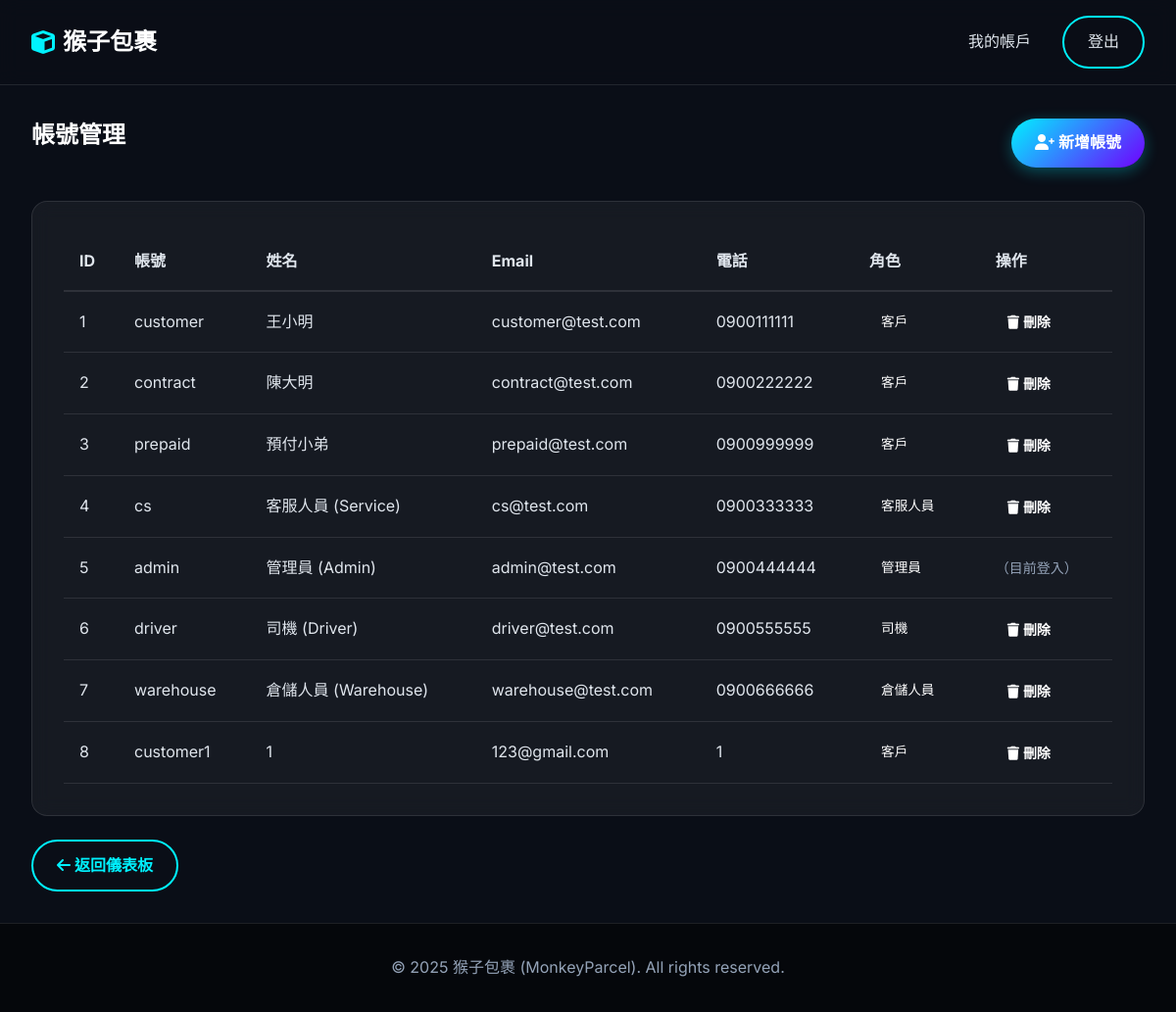
Page /admin/users (signed in) on the earlier database version.
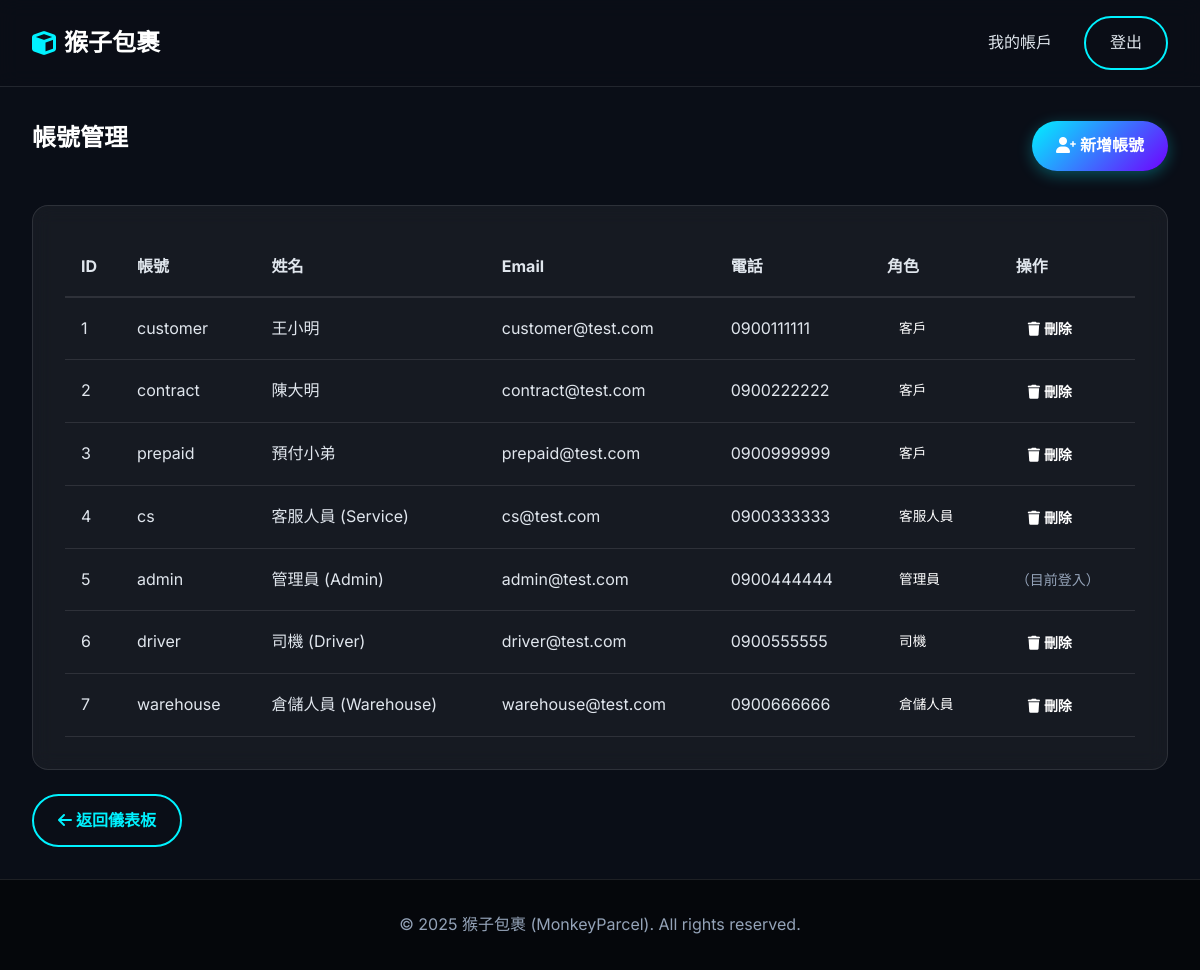
Same page on the later database version.
### app/models.py (models this page shows, shortened)
class User(Base):
    __tablename__ = 'users'
    id: Mapped[int] = mapped_column(primary_key=True)
    username: Mapped[str] = mapped_column(String(50), unique=True, nullable=False)
    password_hash: Mapped[str] = mapped_column(String(128), nullable=False)
    full_name: Mapped[str] = mapped_column(String(100), nullable=False)
    email: Mapped[str] = mapped_column(String(120), unique=True, nullable=False)
    phone: Mapped[str] = mapped_column(String(20), nullable=False)
    address: Mapped[str] = mapped_column(String(200), nullable=True)
    role: Mapped[UserRole] = mapped_column(Enum(UserRole), default=UserRole.CUSTOMER)
    type: Mapped[str] = mapped_column(String(50))
    __mapper_args__ = {
        'polymorphic_identity': 'user',
        'polymorphic_on': type
    }

class Customer(User):
    __tablename__ = 'customers'
    id: Mapped[int] = mapped_column(ForeignKey('users.id'), primary_key=True)
    customer_type: Mapped[CustomerType] = mapped_column(Enum(CustomerType), default=CustomerType.NON_CONTRACT)
    billing_preference: Mapped[PaymentMethod] = mapped_column(Enum(PaymentMethod), default=PaymentMethod.CASH)
    balance: Mapped[float] = mapped_column(Float, default=0.0) # 僅適用於預付型客戶
    prepaid_by: Mapped[Optional[str]] = mapped_column(String(100), nullable=True) # 預付方名稱 (例如: 台灣積體電路股份有限公司)
    packages: Mapped[List["Package"]] = relationship("Package", back_populates="sender")
    bills: Mapped[List["Bill"]] = relationship("Bill", back_populates="customer")
    __mapper_args__ = {
        'polymorphic_identity': 'customer',
    }

class User(Base):
    __tablename__ = 'users'
    id: Mapped[int] = mapped_column(primary_key=True)
    username: Mapped[str] = mapped_column(String(50), unique=True, nullable=False)
    password_hash: Mapped[str] = mapped_column(String(128), nullable=False)
    full_name: Mapped[str] = mapped_column(String(100), nullable=False)
    email: Mapped[str] = mapped_column(String(120), unique=True, nullable=False)
    phone: Mapped[str] = mapped_column(String(20), nullable=False)
    address: Mapped[str] = mapped_column(String(200), nullable=True)
    role: Mapped[UserRole] = mapped_column(Enum(UserRole), default=UserRole.CUSTOMER)
    type: Mapped[str] = mapped_column(String(50))
    __mapper_args__ = {
        'polymorphic_identity': 'user',
        'polymorphic_on': type
    }

class Employee(User):
    __tablename__ = 'employees'
    id: Mapped[int] = mapped_column(ForeignKey('users.id'), primary_key=True)
    department: Mapped[str] = mapped_column(String(50), nullable=True)
    __mapper_args__ = {
        'polymorphic_identity': 'employee',
    }

class Driver(Employee):
    __tablename__ = 'drivers'
    id: Mapped[int] = mapped_column(ForeignKey('employees.id'), primary_key=True)
    vehicle_id: Mapped[str] = mapped_column(String(50), nullable=True)  # 運輸載具識別碼 (貨車車牌)
    __mapper_args__ = {
        'polymorphic_identity': 'driver',
    }

class WarehouseStaff(Employee):
    __tablename__ = 'warehouse_staff'
    id: Mapped[int] = mapped_column(ForeignKey('employees.id'), primary_key=True)
    warehouse_location_id: Mapped[str] = mapped_column(String(50), nullable=True) # 隸屬的倉庫編號
    __mapper_args__ = {
        'polymorphic_identity': 'warehouse_staff',
    }

### app/routes.py (the view)
@main.route('/admin/users')
@login_required
def admin_users():
    if session.get('user_role') != 'admin':
        return "Unauthorized", 403
    users = services.get_all_users()
    return render_template('admin_users.html', users=users)

### app/routes.py (called while the page is built)
def login_required(f):
    @wraps(f)
    def decorated_function(*args, **kwargs):
        if 'user_id' not in session:
            return redirect(url_for('main.login'))
        return f(*args, **kwargs)
    return decorated_function

### app/services.py (called while the page is built)
def get_all_users():
    return db.session.execute(db.select(models.User)).scalars().all()

### app/templates/admin_users.html (shortened to what this page needs)
{% extends "base.html" %}
{% block content %}
<div class="container">
    <div style="display: flex; justify-content: space-between; align-items: center; margin-bottom: 2rem;">
        <h2>帳號管理</h2>
        <a href="{{ url_for('main.admin_create_user') }}" class="btn btn-primary">
            <i class="fas fa-user-plus"></i> 新增帳號
        </a>
    </div>
    <div class="card">
        <div style="overflow-x: auto;">
            <table class="data-table" style="width: 100%; border-collapse: collapse;">
                <thead>
                    <tr>
                        <th style="padding: 1rem; text-align: left; border-bottom: 2px solid var(--border-color);">ID
                        </th>
                        <th style="padding: 1rem; text-align: left; border-bottom: 2px solid var(--border-color);">帳號
                        </th>
                        <th style="padding: 1rem; text-align: left; border-bottom: 2px solid var(--border-color);">姓名
                        </th>
                        <th style="padding: 1rem; text-align: left; border-bottom: 2px solid var(--border-color);">Email
                        </th>
                        <th style="padding: 1rem; text-align: left; border-bottom: 2px solid var(--border-color);">電話
                        </th>
                        <th style="padding: 1rem; text-align: left; border-bottom: 2px solid var(--border-color);">角色
                        </th>
                        <th style="padding: 1rem; text-align: left; border-bottom: 2px solid var(--border-color);">操作
                        </th>
                    </tr>
                </thead>
                <tbody>
                    {% for user in users %}
                    <tr style="border-bottom: 1px solid var(--border-color);">
                        <td style="padding: 1rem;">{{ user.id }}</td>
                        <td style="padding: 1rem;">{{ user.username }}</td>
                        <td style="padding: 1rem;">{{ user.full_name }}</td>
                        <td style="padding: 1rem;">{{ user.email }}</td>
                        <td style="padding: 1rem;">{{ user.phone }}</td>
                        <td style="padding: 1rem;">
                            {% if user.role.value == 'customer' %}
                            <span class="badge"
                                style="background: var(--info); color: white; padding: 0.25rem 0.75rem; border-radius: 4px;">客戶</span>
                            {% elif user.role.value == 'driver' %}
                            <span class="badge"
                                style="background: var(--warning); color: white; padding: 0.25rem 0.75rem; border-radius: 4px;">司機</span>
                            {% elif user.role.value == 'warehouse' %}
                            <span class="badge"
                                style="background: var(--secondary); color: white; padding: 0.25rem 0.75rem; border-radius: 4px;">倉儲人員</span>
                            {% elif user.role.value == 'customer_service' %}
                            <span class="badge"
                                style="background: var(--success); color: white; padding: 0.25rem 0.75rem; border-radius: 4px;">客服人員</span>
                            {% elif user.role.value == 'admin' %}
                            <span class="badge"
                                style="background: var(--danger); color: white; padding: 0.25rem 0.75rem; border-radius: 4px;">管理員</span>
                            {% else %}
                            <span class="badge"
                                style="background: var(--text-muted); color: white; padding: 0.25rem 0.75rem; border-radius: 4px;">{{
                                user.role.value }}</span>
                            {% endif %}
                        </td>
                        <td style="padding: 1rem;">
                            {% if user.id != session.get('user_id') %}
                            <form method="POST" action="{{ url_for('main.admin_delete_user', user_id=user.id) }}"
                                style="display: inline;"
                                onsubmit="return confirm('確定要刪除帳號「{{ user.username }}」嗎？\n\n⚠️ 此操作無法復原，該帳號的所有相關資料將被永久刪除！');">
                                <button type="submit" class="btn"
                                    style="background: var(--danger); color: white; padding: 0.3rem 0.75rem; font-size: 0.875rem;">
                                    <i class="fas fa-trash"></i> 刪除
                                </button>
                            </form>
                            {% else %}
                            <span style="color: var(--text-muted); font-size: 0.875rem;">（目前登入）</span>
                            {% endif %}
                        </td>
                    </tr>
                    {% else %}
                    <tr>
                        <td colspan="7" style="padding: 2rem; text-align: center; color: var(--text-muted);">
                            目前沒有任何使用者
                        </td>
                    </tr>
                    {% endfor %}
                </tbody>
            </table>
        </div>
    </div>
    <div style="margin-top: 1.5rem;">
        <a href="{{ url_for('main.dashboard') }}" class="btn btn-outline">
            <i class="fas fa-arrow-left"></i> 返回儀表板
        </a>
    </div>
</div>
{% endblock %}

### app/templates/base.html (shortened to what this page needs)
<!DOCTYPE html>
<html lang="zh-TW">
<head>
    <link rel="stylesheet" href="{{ url_for('static', filename='css/style.css') }}">
    <link rel="stylesheet" href="https://cdnjs.cloudflare.com/ajax/libs/font-awesome/6.0.0/css/all.min.css">
</head>
<body>
    <nav class="navbar">
        <div class="container nav-container">
            <a href="{{ url_for('main.index') }}" class="logo">
                <i class="fas fa-cube"></i> 猴子包裹
            </a>
            <div class="nav-links">
                {% if session.get('user_id') %}
                <a href="{{ url_for('main.dashboard') }}">我的帳戶</a>
                <a href="{{ url_for('main.logout') }}" class="btn btn-outline">登出</a>
                {% else %}
                <a href="{{ url_for('main.login') }}" class="btn btn-primary">登入 / 註冊</a>
                {% endif %}
            </div>
        </div>
    </nav>
    <main class="main-content">
        {% block content %}{% endblock %}
    </main>
    <footer class="footer">
        <div class="container">
            <p>&copy; 2025 猴子包裹 (MonkeyParcel). All rights reserved.</p>
        </div>
    </footer>
</body>
</html>

### app/static/css/style.css (style rules this page uses)
:root { --primary-color: #00f2ff; --primary-dark: #00c8d4; --secondary-color: #7000ff; --bg-color: #0a0e17; --card-bg: rgba(255, 255, 255, 0.05); --text-color: #e0e6ed; --text-muted: #94a3b8; --border-color: rgba(255, 255, 255, 0.1); --success-color: #00ff9d; --error-color: #ff4d4d; --gradient-main: linear-gradient(135deg, #00f2ff 0%, #7000ff 100%); }
* { box-sizing: border-box; margin: 0; padding: 0; }
body { font-family: 'Inter', 'Noto Sans TC', sans-serif; background-color: var(--bg-color); color: var(--text-color); line-height: 1.6; min-height: 100vh; display: flex; flex-direction: column; }
h1, h2, h3, h4, h5, h6 { font-weight: 700; margin-bottom: 1rem; color: #fff; }
a { text-decoration: none; color: var(--primary-color); transition: all 0.3s ease; }
.container { max-width: 1200px; margin: 0 auto; padding: 0 2rem; }
.main-content { flex: 1; padding: 2rem 0; }
.navbar { background: rgba(10, 14, 23, 0.8); backdrop-filter: blur(10px); border-bottom: 1px solid var(--border-color); padding: 1rem 0; position: sticky; top: 0; z-index: 1000; }
.nav-container { display: flex; justify-content: space-between; align-items: center; }
.logo { font-size: 1.5rem; font-weight: 700; color: #fff; display: flex; align-items: center; gap: 0.5rem; }
.logo i { color: var(--primary-color); }
.nav-links { display: flex; gap: 2rem; align-items: center; }
.nav-links a { color: var(--text-color); font-weight: 500; }
.btn { display: inline-block; padding: 0.75rem 1.5rem; border-radius: 50px; font-weight: 600; cursor: pointer; border: none; transition: all 0.3s ease; }
.btn-primary { background: var(--gradient-main); color: #fff; box-shadow: 0 4px 15px rgba(0, 242, 255, 0.3); }
.btn-outline { background: transparent; border: 2px solid var(--primary-color); color: var(--primary-color); }
.card { background: var(--card-bg); border: 1px solid var(--border-color); border-radius: 16px; padding: 2rem; backdrop-filter: blur(10px); margin-bottom: 1.5rem; }
.footer { background: #05070b; padding: 2rem 0; margin-top: auto; text-align: center; color: var(--text-muted); border-top: 1px solid var(--border-color); }
.badge { display: inline-block; padding: 0.25rem 0.75rem; border-radius: 50px; font-size: 0.85rem; font-weight: 500; background: rgba(255, 255, 255, 0.1); color: #fff; white-space: nowrap; }
.card, .hero, .timeline-item { animation: fadeIn 0.5s ease-out forwards; }

Differences in the rows shown:
removed Customer: id "8", username "customer1", full_name "1", email "123@gmail.com", phone "1", shows "客戶"
